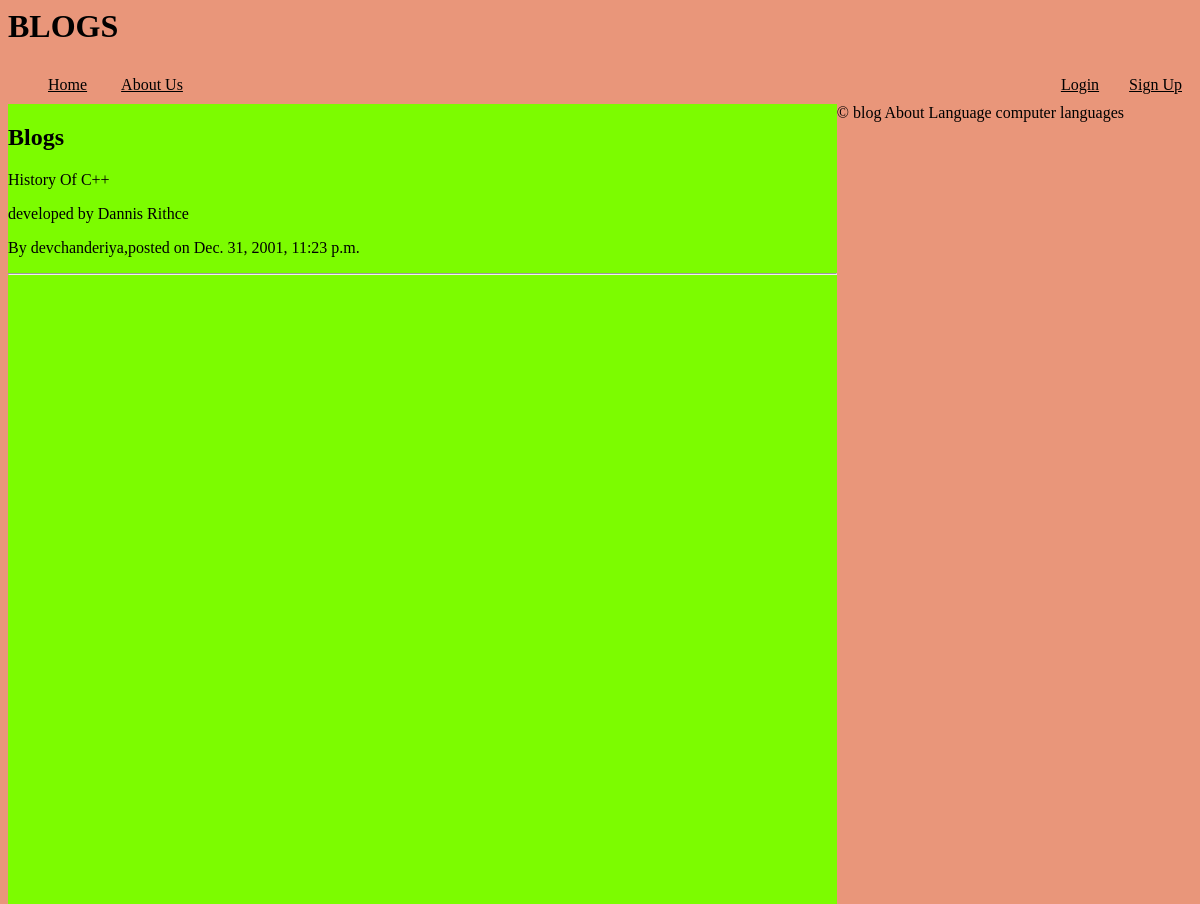
The app's page /post/2/ with its own data.
### blog/models.py (models this page shows, shortened)
class Post(models.Model):
	title=models.CharField(max_length=100)
	content=models.TextField()
	date_posted=models.DateTimeField(default=timezone.now())
	author=models.ForeignKey(User,on_delete=models.CASCADE)

### blog/views.py (the view)
# urls.py: path('post/<int:pk>/',PostDetailView.as_view(),name='post-detail'),
class PostDetailView(DetailView):
	model=Post

### blog/templates/blog/post_detail.html (shortened to what this page needs)
{% extends 'blog/Base.html' %}
{% block content %}
<h2>Blogs</h2>
<h2>{{object.title}}</h2>
<p>{{ object.content }}</p>
<p>By {{ object.author }},posted on {{ object.date_posted }}</p>
<hr/>
{% endblock content %}

### blog/static/blog/style.css.css (style rules this page uses)
body { background-color:DarkSalmon; }

### records on screen
Post: title "History Of C++", content "developed by Dannis Rithce", author "devchanderiya", date_posted "Dec. 31, 2001, 11:23 p.m."
